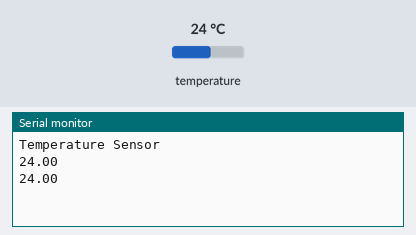
A sketch run on a simulated Arduino Uno, built with avr-gcc and run on an emulated ATmega328P. On the bench: the last lines printed to the serial monitor. Inputs (shaded band) come from the test bench; at power-on: temperature 24 °C.

Above: at 2.3 s.
2.4 s: temperature set to 12 °C
At 2.4 s:
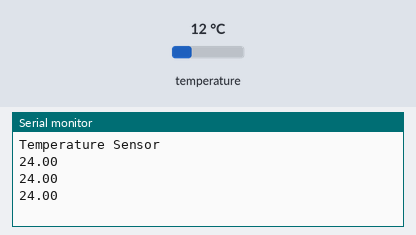
3.9 s: temperature set to 19 °C
At 3.9 s:
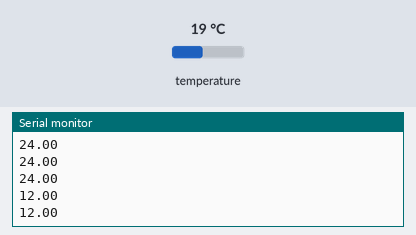
Timing chart, 0 to 6.9 s (numbered marks = the images above; inputs shaded):
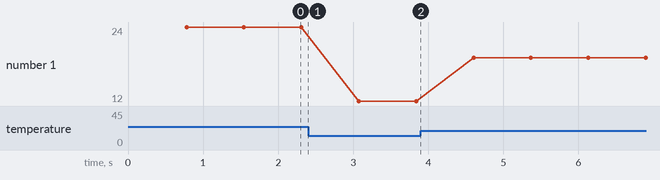

Measured:
- plotted number 1: 24 → 12 after the input at 2.4 s, 12 → 19 after the input at 3.9 s

The sketch:

wdg.ino
```cpp
#include <OneWire.h>
#include <DallasTemperature.h>

#define ONE_WIRE_BUS  A4
OneWire oneWire(ONE_WIRE_BUS);
DallasTemperature sensors(&oneWire);

void setup(void)
{
  Serial.begin(9600);
  Serial.println("Temperature Sensor");
  sensors.begin();
}
void loop(void)
{
  sensors.requestTemperatures();
  Serial.println(sensors.getTempCByIndex(0));
}
```
